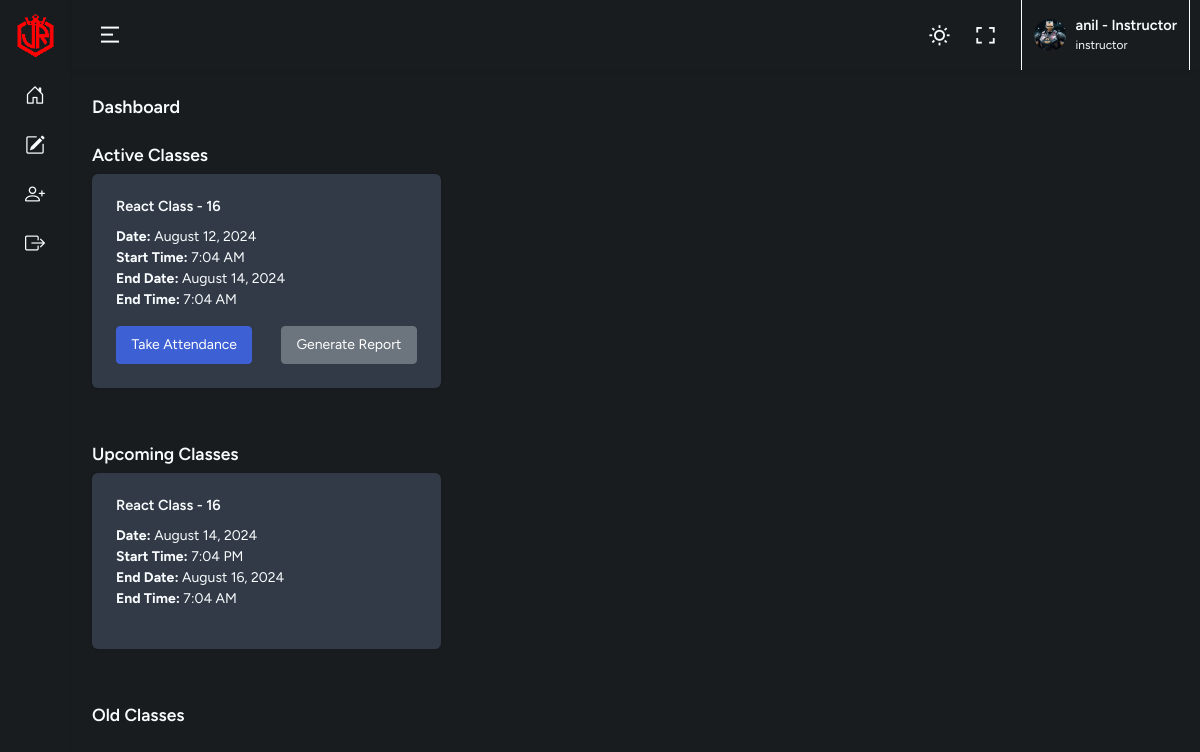
/Instructor_Dashboard.php (signed in), run on the app's committed database.
### tables this page shows
CREATE TABLE `class_assignments` (
  `id` int(11) NOT NULL,
  `class_id` int(11) NOT NULL,
  `instructor_id` int(11) DEFAULT NULL,
  `resource_id` int(11) DEFAULT NULL,
  `coordinator_id` int(11) DEFAULT NULL,
  `assigned_at` timestamp NOT NULL DEFAULT current_timestamp(),
  `start_time` datetime NOT NULL,
  `end_time` datetime NOT NULL
);

CREATE TABLE `classes` (
  `id` int(11) NOT NULL,
  `batch_id` int(11) NOT NULL,
  `class_name` varchar(255) NOT NULL,
  `start_time` datetime NOT NULL,
  `end_time` datetime NOT NULL,
  `created_at` timestamp NOT NULL DEFAULT current_timestamp(),
  `updated_at` timestamp NOT NULL DEFAULT current_timestamp() ON UPDATE current_timestamp()
);

### Instructor_Dashboard.php (the view, shortened to what this page needs)
<?php
include('config.php');
$instructor_id = $_SESSION['user_id'];
$now = new DateTime();
$query = "SELECT ca.id, c.class_name, ca.start_time, ca.end_time
          FROM class_assignments ca
          JOIN classes c ON ca.class_id = c.id
          WHERE ca.instructor_id = ?";
$stmt = $conn->prepare($query);
$stmt->bind_param("i", $instructor_id);
$stmt->execute();
$result = $stmt->get_result();
$classes = $result->fetch_all(MYSQLI_ASSOC);
$activeClasses = [];
$upcomingClasses = [];
$oldClasses = [];
foreach ($classes as $class) {
    $classStartTime = new DateTime($class['start_time']);
    $classEndTime = new DateTime($class['end_time']);
    if ($classEndTime < $now) {
        $oldClasses[] = $class;
    } elseif ($classStartTime <= $now && $classEndTime >= $now) {
        $activeClasses[] = $class;
    } elseif ($classStartTime > $now) {
        $upcomingClasses[] = $class;
    }
}
?>
<!DOCTYPE html>
<html lang="en" data-bs-theme="dark">
<head>
    <link href="assets/css/app.min.css" rel="stylesheet" type="text/css" id="app-style" />
    <link href="assets/css/icons.min.css" rel="stylesheet" type="text/css" />
</head>
<body>
    <div class="wrapper">
        <?php require './layouts/topbar.php'; ?>
        <?php require './layouts/sidebar.php'; ?>
        <div class="content-page">
            <div class="content">
                <div class="container-fluid">
                    <div class="row">
                        <div class="col-12">
                            <div class="page-title-box">
                                <h4 class="page-title">Dashboard</h4>
                            </div>
                        </div>
                    </div>
                    <div class="row">
                        <div class="col-12">
                            <h4>Active Classes</h4>
                        </div>
                        <?php foreach ($activeClasses as $class): ?>
                        <div class="col-md-4 mb-4">
                            <div class="card">
                                <div class="card-body">
                                    <h5 class="card-title"><?php echo htmlspecialchars($class['class_name']); ?></h5>
                                    <p class="card-text">
                                        <strong>Date:</strong>
                                        <?php echo htmlspecialchars(date('F j, Y', strtotime($class['start_time']))); ?><br>
                                        <strong>Start Time:</strong>
                                        <?php echo htmlspecialchars(date('g:i A', strtotime($class['start_time']))); ?><br>
                                        <strong>End Date:</strong>
                                        <?php echo htmlspecialchars(date('F j, Y', strtotime($class['end_time']))); ?><br>
                                        <strong>End Time:</strong>
                                        <?php echo htmlspecialchars(date('g:i A', strtotime($class['end_time']))); ?>
                                    </p>
                                    <div class="d-flex justify-content-between">
                                        <a href="take_attendance.php?class_id=<?php echo urlencode($class['id']); ?>"
                                            class="btn btn-primary">Take Attendance</a>
                                        <a href="generate_report.php?class_id=<?php echo urlencode($class['id']); ?>"
                                            class="btn btn-secondary">Generate Report</a>
                                    </div>
                                </div>
                            </div>
                        </div>
                        <?php endforeach; ?>
                    </div>
                    <div class="row">
                        <div class="col-12">
                            <h4>Upcoming Classes</h4>
                        </div>
                        <?php foreach ($upcomingClasses as $class): ?>
                        <div class="col-md-4 mb-4">
                            <div class="card">
                                <div class="card-body">
                                    <h5 class="card-title"><?php echo htmlspecialchars($class['class_name']); ?></h5>
                                    <p class="card-text">
                                        <strong>Date:</strong>
                                        <?php echo htmlspecialchars(date('F j, Y', strtotime($class['start_time']))); ?><br>
                                        <strong>Start Time:</strong>
                                        <?php echo htmlspecialchars(date('g:i A', strtotime($class['start_time']))); ?><br>
                                        <strong>End Date:</strong>
                                        <?php echo htmlspecialchars(date('F j, Y', strtotime($class['end_time']))); ?><br>
                                        <strong>End Time:</strong>
                                        <?php echo htmlspecialchars(date('g:i A', strtotime($class['end_time']))); ?>
                                    </p>
                                </div>
                            </div>
                        </div>
                        <?php endforeach; ?>
                    </div>
                    <div class="row">
                        <div class="col-12">
                            <h4>Old Classes</h4>
                        </div>
                    </div>
                </div>
            </div>
        </div>
    </div>
</body>
</html>

### data on the page
class_assignments: class.class_name "React Class - 16", start_time "August 12, 2024", start_time "7:04 AM", end_time "August 14, 2024", end_time "7:04 AM"
class_assignments: class.class_name "React Class - 16", start_time "August 14, 2024", start_time "7:04 PM", end_time "August 16, 2024", end_time "7:04 AM"

### other printed values
$_SESSION['name'] "anil - Instructor"
$_SESSION['role'] "instructor"
